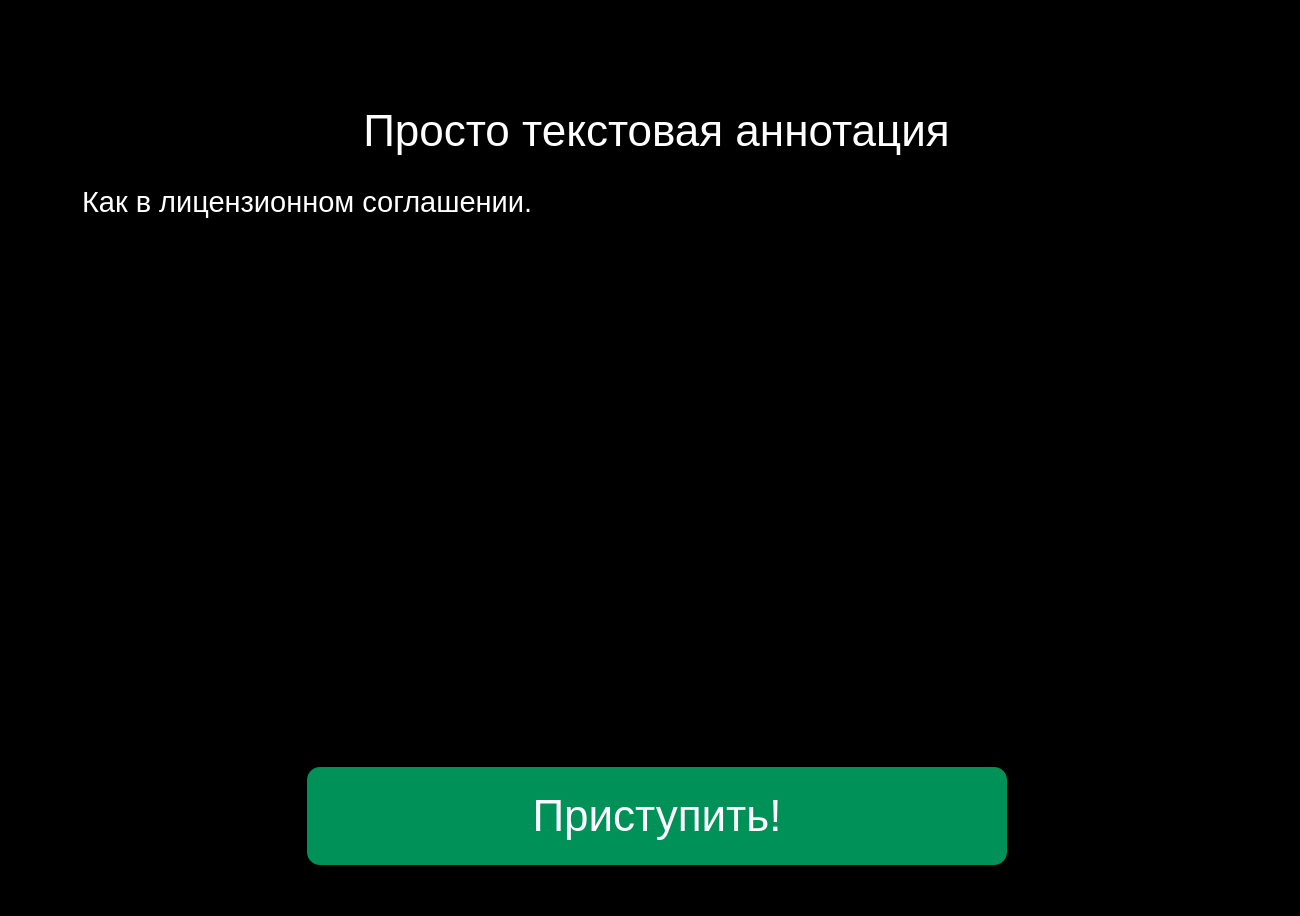
<?xml version="1.0" encoding="UTF-8"?>
<ui version="4.0">
 <class>MainWindow</class>
 <widget class="QMainWindow" name="MainWindow">
  <property name="enabled">
   <bool>true</bool>
  </property>
  <property name="geometry">
   <rect>
    <x>0</x>
    <y>0</y>
    <width>1300</width>
    <height>916</height>
   </rect>
  </property>
  <property name="contextMenuPolicy">
   <enum>Qt::NoContextMenu</enum>
  </property>
  <property name="windowTitle">
   <string>MainWindow</string>
  </property>
  <property name="styleSheet">
   <string notr="true">/* Frame 1 */

position: relative;
width: 1314px;
height: 916px;

background: #000000;


</string>
  </property>
  <widget class="QWidget" name="centralwidget">
   <widget class="QLabel" name="label">
    <property name="geometry">
     <rect>
      <x>341</x>
      <y>97</y>
      <width>631</width>
      <height>68</height>
     </rect>
    </property>
    <property name="styleSheet">
     <string notr="true">/* Просто текстовая аннотация */

background-color: rgba(0, 0, 0, 0);

position: absolute;
width: 631px;
height: 68px;
left: 341px;
top: 97px;

font-family: 'Inter';
font-style: normal;
font-weight: 400;
font-size: 44px;
line-height: 53px;

color: #FFFFFF;

</string>
    </property>
    <property name="text">
     <string>Просто текстовая аннотация</string>
    </property>
    <property name="alignment">
     <set>Qt::AlignCenter</set>
    </property>
   </widget>
   <widget class="QLabel" name="label_2">
    <property name="geometry">
     <rect>
      <x>82</x>
      <y>185</y>
      <width>1150</width>
      <height>566</height>
     </rect>
    </property>
    <property name="styleSheet">
     <string notr="true">/* Как в лицензионном соглашении. */
background-color: rgba(255, 255, 255, 0);
position: absolute;
width: 1150px;
height: 566px;
left: 82px;
top: 183px;

font-family: 'Inter';
font-style: normal;
font-weight: 400;
font-size: 29px;
line-height: 35px;

color: #FFFFFF;

</string>
    </property>
    <property name="text">
     <string>Как в лицензионном соглашении.</string>
    </property>
    <property name="alignment">
     <set>Qt::AlignLeading|Qt::AlignLeft|Qt::AlignTop</set>
    </property>
    <property name="wordWrap">
     <bool>true</bool>
    </property>
   </widget>
   <widget class="QPushButton" name="pushButton">
    <property name="geometry">
     <rect>
      <x>307</x>
      <y>767</y>
      <width>700</width>
      <height>98</height>
     </rect>
    </property>
    <property name="styleSheet">
     <string notr="true">/* Button */

position: absolute;
width: 700px;
height: 98px;
left: 307px;
top: 767px;



/* Rectangle 1 */

position: absolute;
width: 700px;
height: 98px;
left: 307px;
top: 767px;

background: #009158;
border-radius: 13px;


/* Приступить! */

position: absolute;
width: 353px;
height: 46px;
left: 524px;
top: 791px;

font-family: 'Inter';
font-style: normal;
font-weight: 400;
font-size: 44px;
line-height: 53px;

color: #FFFFFF;

</string>
    </property>
    <property name="text">
     <string>Приступить!</string>
    </property>
   </widget>
   <widget class="QLabel" name="label_3">
    <property name="geometry">
     <rect>
      <x>0</x>
      <y>0</y>
      <width>1301</width>
      <height>916</height>
     </rect>
    </property>
    <property name="text">
     <string/>
    </property>
    <property name="pixmap">
     <pixmap resource="res.qrc">:/fon/resurce/1.png</pixmap>
    </property>
   </widget>
   <zorder>label_3</zorder>
   <zorder>label</zorder>
   <zorder>label_2</zorder>
   <zorder>pushButton</zorder>
  </widget>
 </widget>
 <resources>
  <include location="res.qrc"/>
 </resources>
 <connections/>
</ui>
